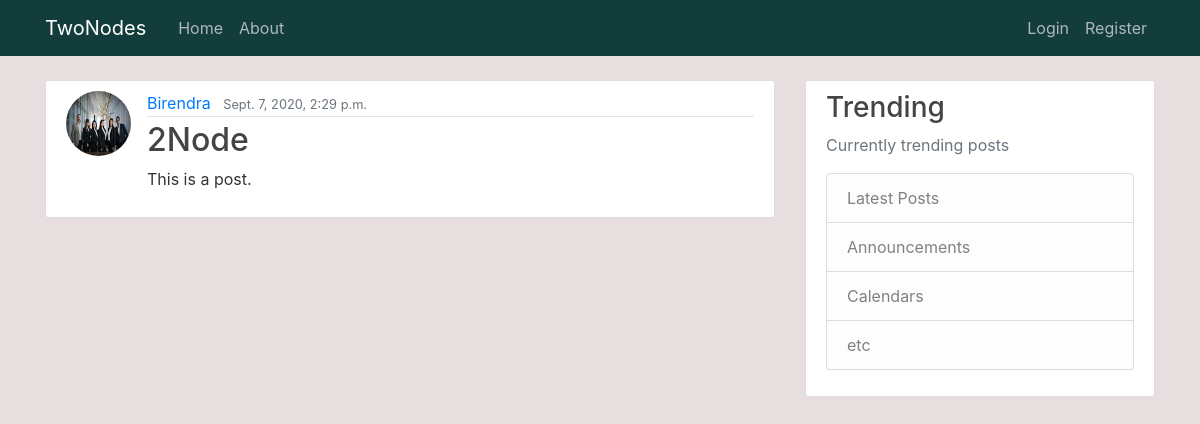
Screenshot of /post/3/ with the database file from the repository.
### blog/models.py (models this page shows, shortened)
class Post(models.Model):
    title = models.CharField(max_length=100)
    content = models.TextField()
    dateposted = models.DateTimeField(default=timezone.now)
    author = models.ForeignKey(User, on_delete= models.CASCADE)

### users/models.py (models this page shows, shortened)
class Profile(models.Model):
    user = models.OneToOneField(User, on_delete=models.CASCADE)
    image = models.ImageField(default='default.jpg', upload_to='profile_pics')

### blog/views.py (the view)
# urls.py: path('post/<int:pk>/', PostDetailView.as_view(), name = 'post-detail'),
class PostDetailView(DetailView):
    model = Post

### blog/templates/blog/post_detail.html
{% extends "blog/base.html" %}
{% block content %}
    <article class="media content-section">
        <img class="rounded-circle article-img" src="{{ object.author.profile.image.url}}" alt="Profiel Picture">
        <div class="media-body">
        <div class="article-metadata">
            <a class="mr-2" href="#">{{ object.author }}</a>
            <small class="text-muted">{{ post.dateposted }}</small>
        </div>
        <h2 class="article-title">{{ object.title }}</h2>
        <p class="article-content">{{ object.content }}</p>
        </div>
    </article>
{% endblock content %}

### blog/static/blog/main.css (style rules this page uses)
body { background: #e7dfdf; color: #333333; margin-top: 5rem; }
h1, h2, h3, h4, h5, h6 { color: #444444; }
.content-section { background: #ffffff; padding: 10px 20px; border: 1px solid #dddddd; border-radius: 3px; margin-bottom: 20px; }
.article-title { color: #444444; }
.article-content { white-space: pre-line; }
.article-img { height: 65px; width: 65px; margin-right: 16px; }
.article-metadata { padding-bottom: 1px; margin-bottom: 4px; border-bottom: 1px solid #e3e3e3; }

### rows the page displays
Post: author.profile.image (picture), author "Birendra", dateposted "Sept. 7, 2020, 2:29 p.m.", title "2Node", content "This is a post."
